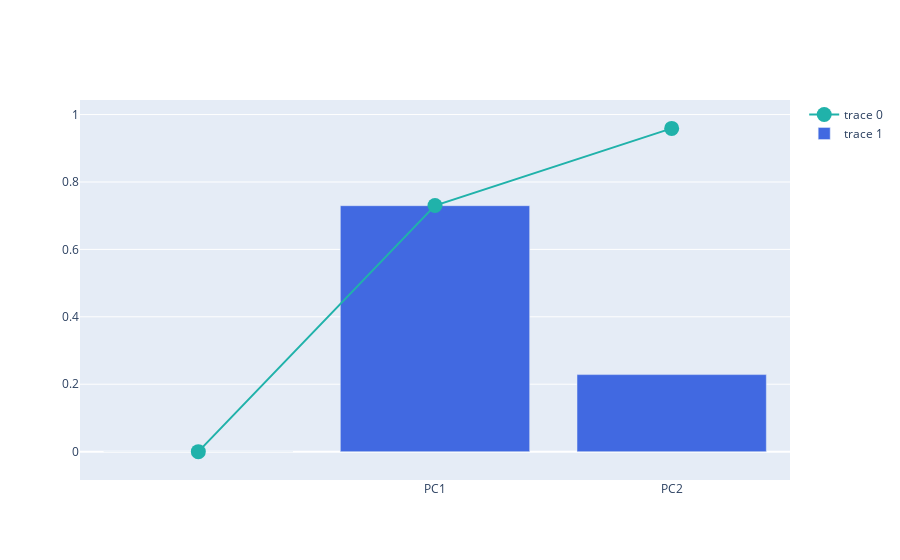

The cell this chart's notebook holds for it:
### Markdown cell above
##### 3.2.4.2. Explained Variance + Cumulative Variance

### Code cell
# https://plotly.com/python/creating-and-updating-figures/

import plotly.graph_objects as go

fig = go.Figure()

fig.add_trace(
    go.Scatter(
        x=df_explained_variance['PC'],
        y=df_explained_variance['Cumulative Variance'],
        marker=dict(size=15, color="LightSeaGreen")
    ))

fig.add_trace(
    go.Bar(
        x=df_explained_variance['PC'],
        y=df_explained_variance['Explained Variance'],
        marker=dict(color="RoyalBlue")
    ))

fig.show()

### Figure 1 — Plotly figure (JSON) as saved in the notebook; plotly's stock layout.template omitted (floating-point values rounded to 4 significant figures)
{"data": [{"marker": {"color": "LightSeaGreen", "size": 15}, "type": "scatter", "x": ["", "PC1", "PC2"], "y": [0, 0.73, 0.959]}, {"marker": {"color": "RoyalBlue"}, "type": "bar", "x": ["", "PC1", "PC2"], "y": [0, 0.7296, 0.2285]}], "layout": {}}
